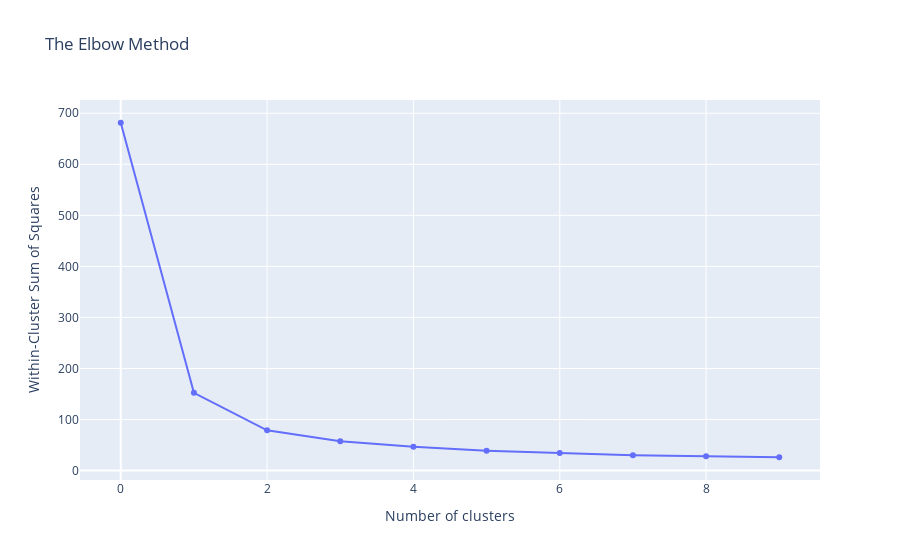

Notebook code for this chart:
### Code cell
#Elbow Method to find optimum value of k
import plotly.graph_objects as go 
import numpy as np 
x = np.arange(10)
y = wcss
fig = go.Figure(data=go.Scatter(x=x, y=y))
fig.update_layout(title='The Elbow Method', xaxis_title= "Number of clusters", yaxis_title= 'Within-Cluster Sum of Squares')
fig.show()

### Figure 1 — Plotly figure (JSON) as saved in the notebook; plotly's stock layout.template omitted (floating-point values rounded to 4 significant figures)
{"data": [{"type": "scatter", "x": [0, 1, 2, 3, 4, 5, 6, 7, 8, 9], "y": [681.4, 152.3, 78.85, 57.23, 46.47, 39.04, 34.3, 30.06, 28.27, 26.09]}], "layout": {"title": {"text": "The Elbow Method"}, "xaxis": {"title": {"text": "Number of clusters"}}, "yaxis": {"title": {"text": "Within-Cluster Sum of Squares"}}}}
